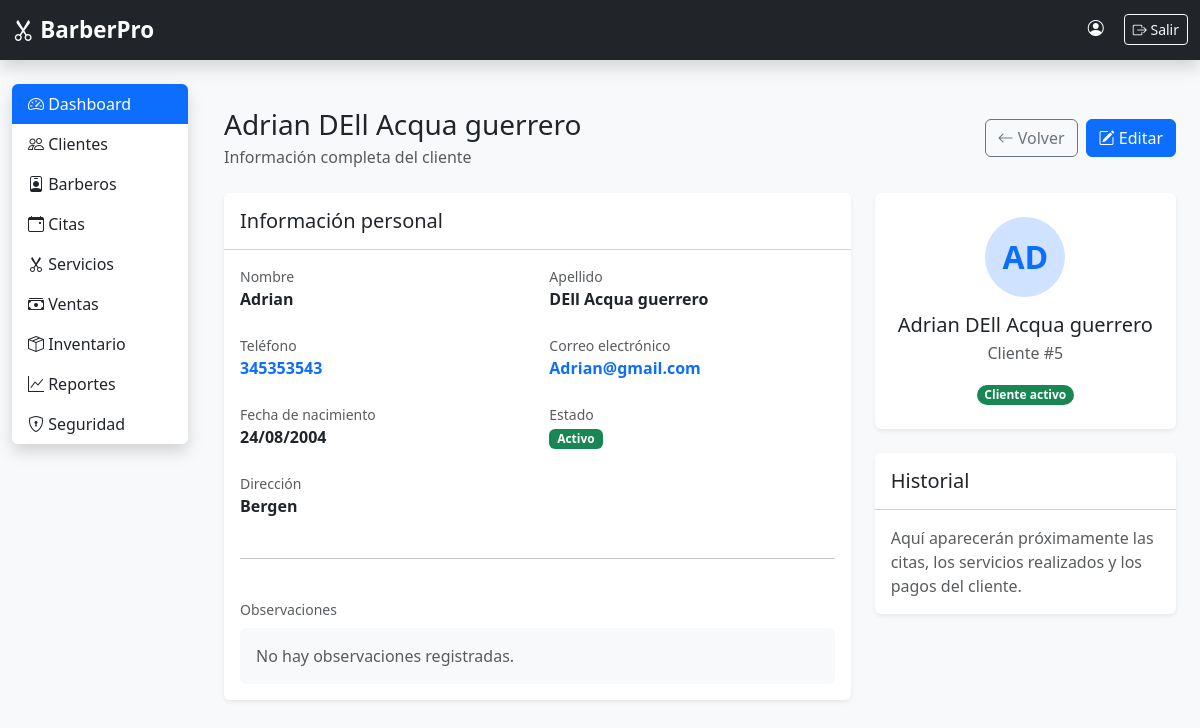
Page /clientes/5/ (signed in) on the earlier database version.
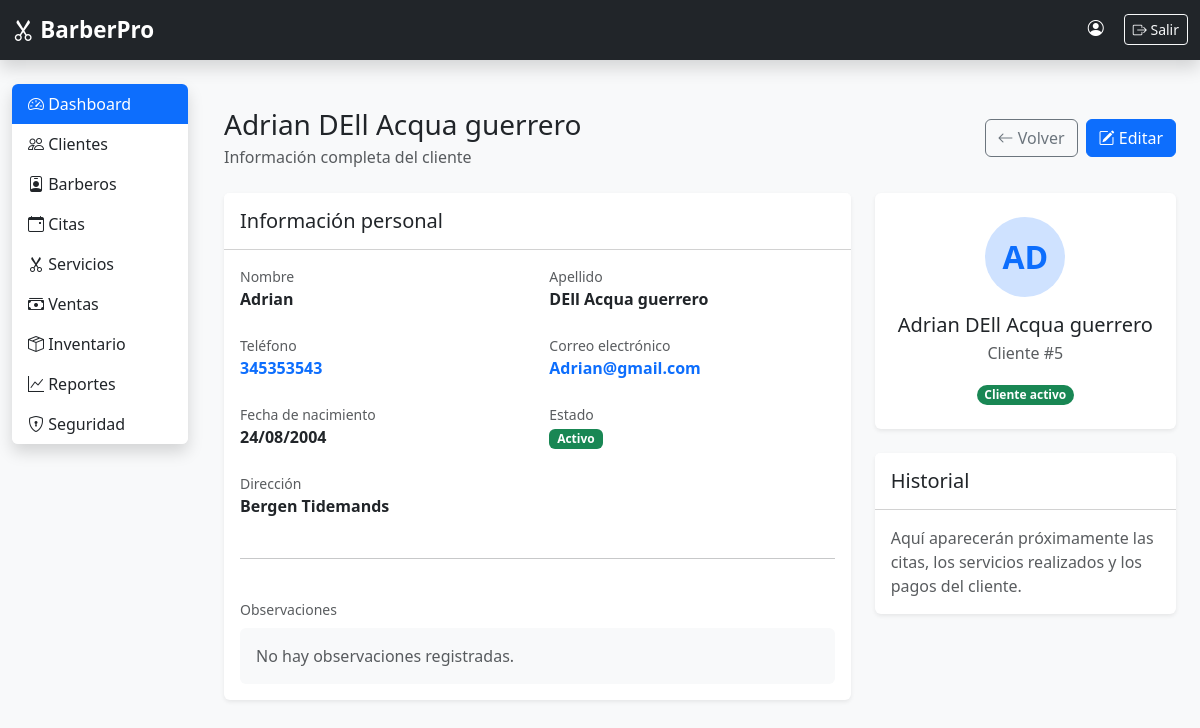
Same page on the later database version.
### clientes/models.py (models this page shows, shortened)
class Cliente(models.Model):
    nombre = models.CharField(max_length=100)
    apellido = models.CharField(max_length=100)
    telefono = models.CharField(max_length=20)
    email = models.EmailField(
        blank=True,
        null=True,
        verbose_name="Correo electrónico"
    )
    direccion = models.CharField(
        max_length=250,
        blank=True
    )
    fecha_nacimiento = models.DateField(
        blank=True,
        null=True
    )
    fecha_registro = models.DateTimeField(
        auto_now_add=True
    )
    observaciones = models.TextField(
        blank=True
    )
    activo = models.BooleanField(
        default=True
    )
    class Meta:
        ordering = ["nombre", "apellido"]
        verbose_name = "Cliente"
        verbose_name_plural = "Clientes"

### clientes/views.py (the view)
# urls.py: path("<int:pk>/", views.detalle_cliente, name="detalle_cliente"),
@login_required
def detalle_cliente(request, pk):
    cliente = get_object_or_404(Cliente, pk=pk)
    return render(
        request,
        "clientes/detalle.html",
        {
            "cliente": cliente,
        },
    )

### clientes/templates/clientes/detalle.html (shortened to what this page needs)
{% extends "base.html" %}
{% block content %}
<div class="container-fluid py-4">
    <div class="d-flex flex-column flex-md-row justify-content-between align-items-md-center gap-3 mb-4">
        <div>
            <h1 class="h3 mb-1">
                {{ cliente.nombre }} {{ cliente.apellido }}
            </h1>
            <p class="text-muted mb-0">
                Información completa del cliente
            </p>
        </div>
        <div class="d-flex gap-2">
            <a
                href="{% url 'clientes:lista_clientes' %}"
                class="btn btn-outline-secondary"
            >
                <i class="bi bi-arrow-left"></i>
                Volver
            </a>
            <a
                href="{% url 'clientes:editar_cliente' cliente.pk %}"
                class="btn btn-primary"
            >
                <i class="bi bi-pencil-square"></i>
                Editar
            </a>
        </div>
    </div>
    <div class="row g-4">
        <div class="col-lg-8">
            <div class="card shadow-sm border-0 h-100">
                <div class="card-header bg-white py-3">
                    <h2 class="h5 mb-0">
                        Información personal
                    </h2>
                </div>
                <div class="card-body">
                    <div class="row g-4">
                        <div class="col-md-6">
                            <small class="text-muted d-block">
                                Nombre
                            </small>
                            <span class="fw-semibold">
                                {{ cliente.nombre|default:"No registrado" }}
                            </span>
                        </div>
                        <div class="col-md-6">
                            <small class="text-muted d-block">
                                Apellido
                            </small>
                            <span class="fw-semibold">
                                {{ cliente.apellido|default:"No registrado" }}
                            </span>
                        </div>
                        <div class="col-md-6">
                            <small class="text-muted d-block">
                                Teléfono
                            </small>
                            {% if cliente.telefono %}
                                <a
                                    href="tel:{{ cliente.telefono }}"
                                    class="text-decoration-none fw-semibold"
                                >
                                    {{ cliente.telefono }}
                                </a>
                            {% else %}
                                <span class="text-muted">No registrado</span>
                            {% endif %}
                        </div>
                        <div class="col-md-6">
                            <small class="text-muted d-block">
                                Correo electrónico
                            </small>
                            {% if cliente.email %}
                                <a
                                    href="mailto:{{ cliente.email }}"
                                    class="text-decoration-none fw-semibold"
                                >
                                    {{ cliente.email }}
                                </a>
                            {% else %}
                                <span class="text-muted">No registrado</span>
                            {% endif %}
                        </div>
                        <div class="col-md-6">
                            <small class="text-muted d-block">
                                Fecha de nacimiento
                            </small>
                            {% if cliente.fecha_nacimiento %}
                                <span class="fw-semibold">
                                    {{ cliente.fecha_nacimiento|date:"d/m/Y" }}
                                </span>
                            {% else %}
                                <span class="text-muted">No registrada</span>
                            {% endif %}
                        </div>
                        <div class="col-md-6">
                            <small class="text-muted d-block">
                                Estado
                            </small>
                            {% if cliente.activo %}
                                <span class="badge text-bg-success">
                                    Activo
                                </span>
                            {% else %}
                                <span class="badge text-bg-secondary">
                                    Inactivo
                                </span>
                            {% endif %}
                        </div>
                        <div class="col-12">
                            <small class="text-muted d-block">
                                Dirección
                            </small>
                            {% if cliente.direccion %}
                                <span class="fw-semibold">
                                    {{ cliente.direccion }}
                                </span>
                            {% else %}
                                <span class="text-muted">No registrada</span>
                            {% endif %}
                        </div>
                        <div class="col-12">
                            <hr>
                        </div>
                        <div class="col-12">
                            <small class="text-muted d-block mb-2">
                                Observaciones
                            </small>
                            {% if cliente.observaciones %}
                                <div class="bg-light rounded p-3">
                                    {{ cliente.observaciones|linebreaksbr }}
                                </div>
                            {% else %}
                                <div class="bg-light rounded p-3 text-muted">
                                    No hay observaciones registradas.
                                </div>
                            {% endif %}
                        </div>
                    </div>
                </div>
            </div>
        </div>
        <div class="col-lg-4">
            <div class="card shadow-sm border-0 mb-4">
                <div class="card-body text-center py-4">
                    <div
                        class="rounded-circle bg-primary-subtle text-primary d-inline-flex align-items-center justify-content-center mb-3"
                        style="width: 80px; height: 80px;"
                    >
                        <span class="fs-2 fw-bold">
                            {{ cliente.nombre|first|upper }}{{ cliente.apellido|first|upper }}
                        </span>
                    </div>
                    <h2 class="h5 mb-1">
                        {{ cliente.nombre }} {{ cliente.apellido }}
                    </h2>
                    <p class="text-muted mb-3">
                        Cliente #{{ cliente.pk }}
                    </p>
                    {% if cliente.activo %}
                        <span class="badge rounded-pill text-bg-success">
                            Cliente activo
                        </span>
                    {% else %}
                        <span class="badge rounded-pill text-bg-secondary">
                            Cliente inactivo
                        </span>
                    {% endif %}
                </div>
            </div>
            <div class="card shadow-sm border-0">
                <div class="card-header bg-white py-3">
                    <h2 class="h5 mb-0">
                        Historial
                    </h2>
                </div>
                <div class="card-body">
                    <p class="text-muted mb-0">
                        Aquí aparecerán próximamente las citas, los servicios
                        realizados y los pagos del cliente.
                    </p>
                </div>
            </div>
        </div>
    </div>
</div>
{% endblock %}

### templates/base.html (shortened to what this page needs)
{% load static %}
<!DOCTYPE html>
<html lang="es">
<head>
    <link href="https://cdn.jsdelivr.net/npm/bootstrap@5.3.7/dist/css/bootstrap.min.css" rel="stylesheet">
    <link href="https://cdn.jsdelivr.net/npm/bootstrap-icons@1.13.1/font/bootstrap-icons.min.css" rel="stylesheet">
    <link rel="stylesheet" href="{% static 'css/style.css' %}">
</head>
<body class="bg-light">
<nav class="navbar navbar-expand-lg navbar-dark bg-dark shadow">
    <div class="container-fluid">
        <a class="navbar-brand fw-bold" href="#">
            <i class="bi bi-scissors"></i>
            BarberPro
        </a>
        <div class="ms-auto">
            {% if user.is_authenticated %}
                <span class="text-white me-3">
                    <i class="bi bi-person-circle"></i>
                </span>
                <a href="#" class="btn btn-outline-light btn-sm">
                    <i class="bi bi-box-arrow-right"></i>
                    Salir
                </a>
            {% endif %}
        </div>
    </div>
</nav>
<div class="container-fluid mt-4">
    <div class="row">
        {% if user.is_authenticated %}
        <div class="col-md-2">
            <div class="list-group shadow">
                <a href="#" class="list-group-item list-group-item-action active">
                    <i class="bi bi-speedometer2"></i>
                    Dashboard
                </a>
                <a href="#" class="list-group-item list-group-item-action">
                    <i class="bi bi-people"></i>
                    Clientes
                </a>
                <a href="#" class="list-group-item list-group-item-action">
                    <i class="bi bi-person-badge"></i>
                    Barberos
                </a>
                <a href="#" class="list-group-item list-group-item-action">
                    <i class="bi bi-calendar-event"></i>
                    Citas
                </a>
                <a href="#" class="list-group-item list-group-item-action">
                    <i class="bi bi-scissors"></i>
                    Servicios
                </a>
                <a href="#" class="list-group-item list-group-item-action">
                    <i class="bi bi-cash-stack"></i>
                    Ventas
                </a>
                <a href="#" class="list-group-item list-group-item-action">
                    <i class="bi bi-box-seam"></i>
                    Inventario
                </a>
                <a href="#" class="list-group-item list-group-item-action">
                    <i class="bi bi-graph-up"></i>
                    Reportes
                </a>
                <a href="#" class="list-group-item list-group-item-action">
                    <i class="bi bi-shield-lock"></i>
                    Seguridad
                </a>
            </div>
        </div>
        <div class="col-md-10">
        {% else %}
        <div class="col-12">
        {% endif %}
            {% block content %}
            {% endblock %}
        </div>
    </div>
</div>
</body>
</html>

### templates/static/css/style.css (style rules this page uses)
body { font-family: "Segoe UI", sans-serif; }
.list-group-item { border: none; }
.list-group-item.active { background:#0d6efd; }
.navbar-brand { font-size:1.4rem; }

Differences in the rows shown:
changed Cliente "Adrian": direccion "Bergen" → "Bergen Tidemands"
